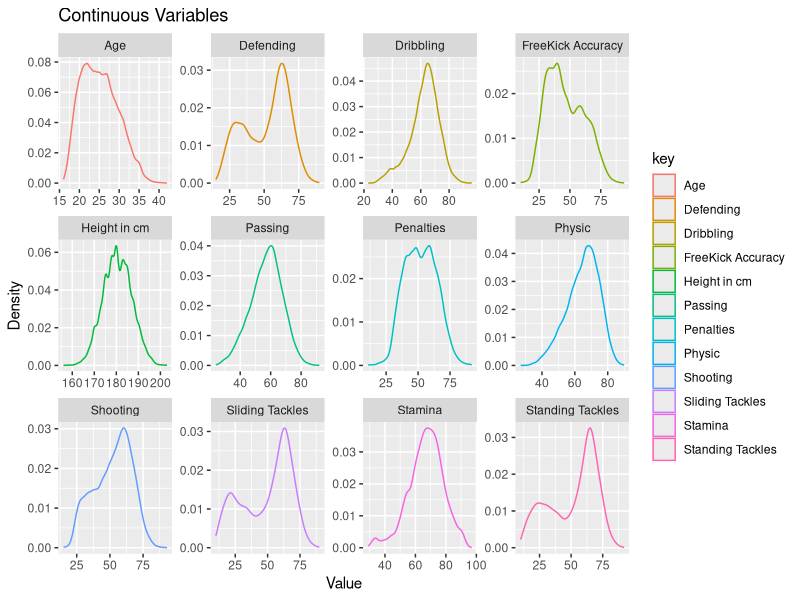
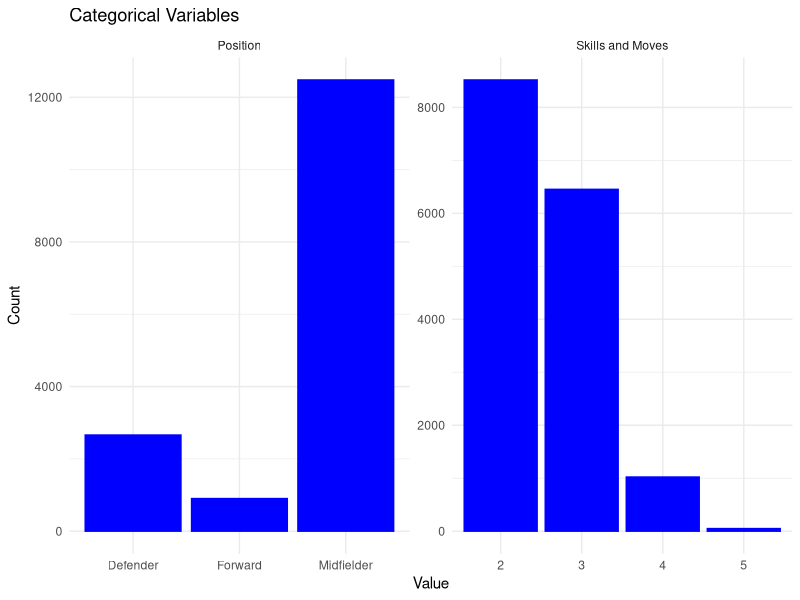
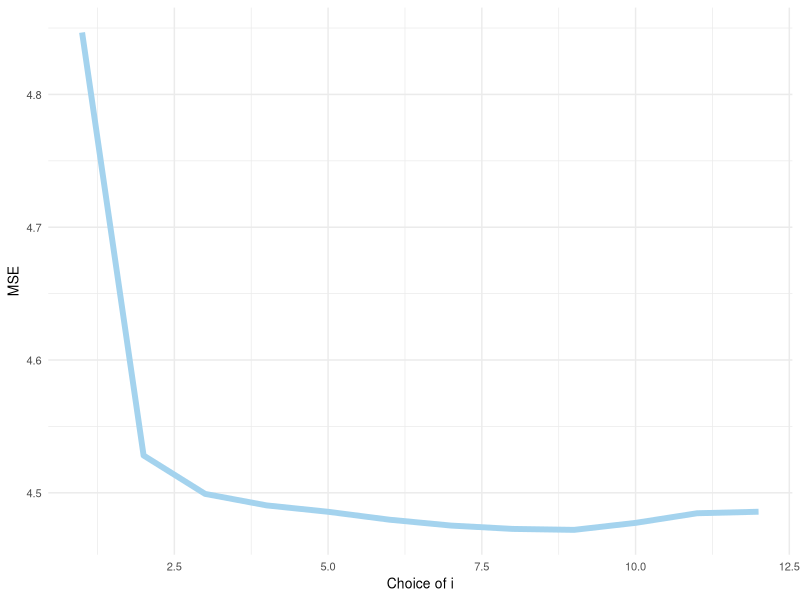
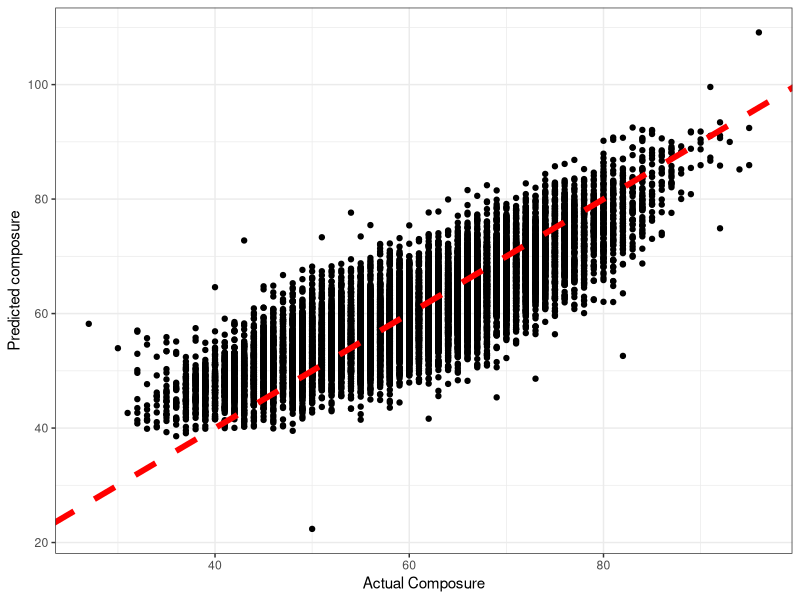
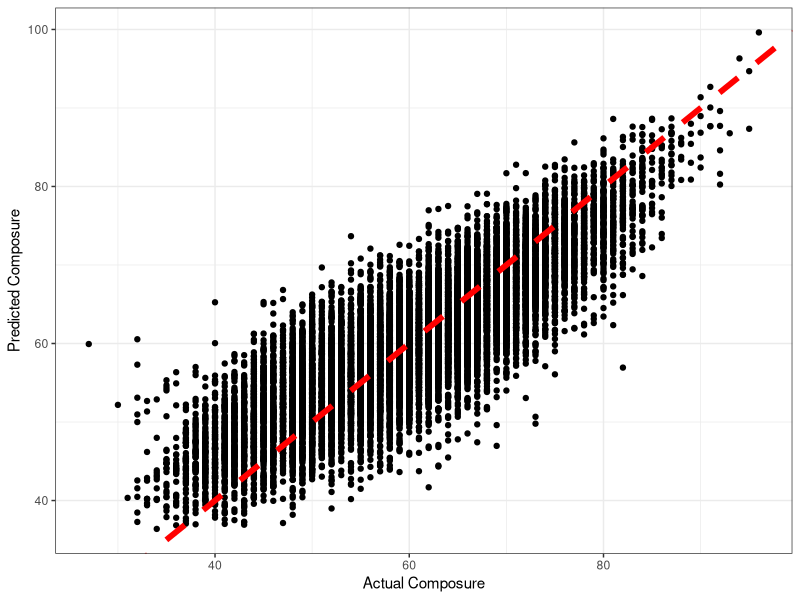
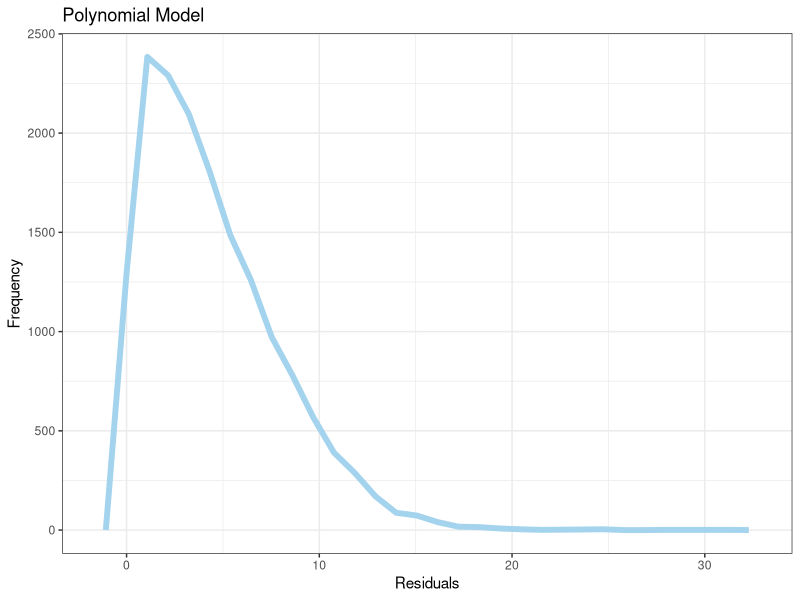
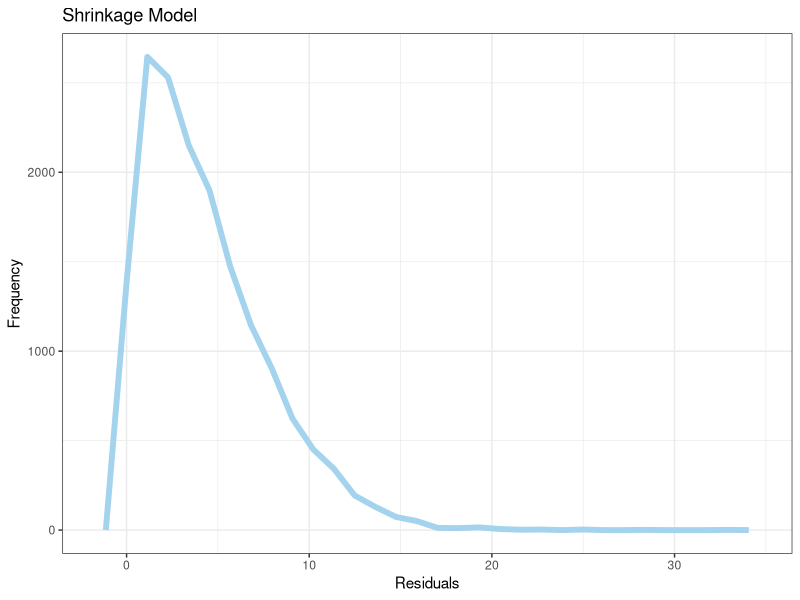
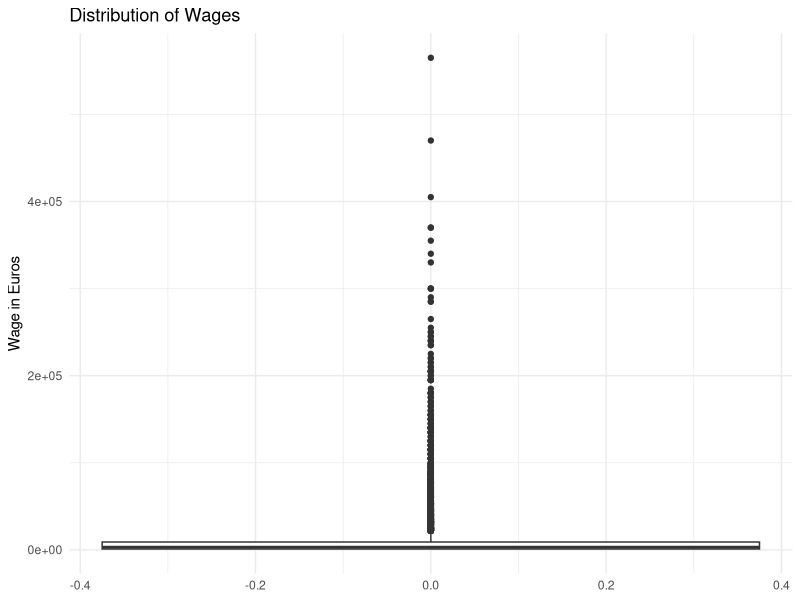

Here is the R script that generated these plots, in order:
## ---- chunk 1
knitr::opts_chunk$set(echo = TRUE)
library(tidyverse)
library(generics)
library(modelr)   	#Helpful Functions in Modeling
library(xtable)
library(purrr)
library(broom)
library(class)
library(kableExtra)
library(readr)
library(tidyr)
library(glmnet)
library(tibble)

## ---- chunk 2
FIFA_20 <- read_csv("FIFA_20.csv")
table<-FIFA_20
#table
tablehead<-table%>% select(name,position,age,height_cm,shooting,passing,dribbling,defending,physic,fk_accuracy,stamina,penalties,standing_tackle,sliding_tackle,skill_moves)%>%
  rename(Age=age, "Height in cm"="height_cm",Shooting=shooting, Passing=passing, Dribbling=dribbling, Defending=defending, Physic=physic, "FreeKick Accuracy"=fk_accuracy, Stamina=stamina, Penalties=penalties, "Standing Tackles"="standing_tackle","Sliding Tackles"="sliding_tackle","Skills and Moves"="skill_moves", Position=position)

tablehead2<-head(tablehead)

kbl(tablehead2) %>%
  kable_styling(bootstrap_options = "striped", font_size = 7)
## ---- chunk 3
#table
graphss<- table %>%
  select(age,height_cm,shooting,passing,dribbling,defending,physic,fk_accuracy,stamina,penalties,standing_tackle,sliding_tackle)%>%
  rename(Age=age, "Height in cm"="height_cm",Shooting=shooting, Passing=passing, Dribbling=dribbling, Defending=defending, Physic=physic, "FreeKick Accuracy"=fk_accuracy, Stamina=stamina, Penalties=penalties, "Standing Tackles"="standing_tackle","Sliding Tackles"="sliding_tackle")%>%
  keep(is.numeric)%>%
  gather()%>%
  ggplot(aes(value, color= key))+
	geom_density()+xlab("Value")+ylab("Density")+ggtitle("Continuous Variables")
#graphss


graphssf<- table %>%
  select(age,height_cm,shooting,passing,dribbling,defending,physic,fk_accuracy,stamina,penalties,standing_tackle,sliding_tackle)%>%
  rename(Age=age, "Height in cm"="height_cm",Shooting=shooting, Passing=passing, Dribbling=dribbling, Defending=defending, Physic=physic, "FreeKick Accuracy"=fk_accuracy, Stamina=stamina, Penalties=penalties, "Standing Tackles"="standing_tackle","Sliding Tackles"="sliding_tackle")%>%
  keep(is.numeric)%>%
  gather()%>%
  ggplot(aes(value, color= key))+facet_wrap(~ key, scales = "free") +
	geom_density()+xlab("Value")+ylab("Density")+ggtitle("Continuous Variables")
graphssf

graphscat<- table%>%
  select(skill_moves, position)%>%
  rename("Skills and Moves"="skill_moves", Position=position)%>%
  gather()%>%
  ggplot(aes(value))+facet_wrap(~ key, scales = "free") +
	geom_bar(color ="blue", fill="blue")+ theme_minimal()+xlab("Value")+ylab("Count")+ggtitle("Categorical Variables")

graphscat
 
## ---- chunk 4
table<-read.csv("FIFA_20.csv")
## ---- chunk 5
table2<-table%>%select("age":"sliding_tackle")
mod1=lm(composure~.,data=table2)
## ---- chunk 6
table3<-table2%>%select(-composure)
summary(mod1)
colnames(table3)[summary(mod1)$coefficients[-1,4]<0.01]


table3=table3%>%select(age,height_cm,shooting,passing,dribbling,defending,physic,fk_accuracy,stamina,penalties,standing_tackle,sliding_tackle)
table3=cbind(table3,composure=table2$composure)

## ---- chunk 7
mod<-function(data,i){
  mod1=lm(composure~poly(age,i)+poly(height_cm,i)+poly(shooting,i)+poly(passing,i)+poly(dribbling,i)+poly(defending,i)+poly(physic,i)+poly(fk_accuracy,i)+poly(stamina,i)+poly(penalties,i)+poly(standing_tackle,i)+poly(sliding_tackle,i),data=data)
  return (mod1)
}

table4=table3%>%crossv_kfold(10)

result<-table4%>%mutate(tr.model=map(train,mod,i=1))%>%
  mutate(predict=map2(test,tr.model,~augment(.y,newdata=.x)))%>%
  select(predict)%>%unnest(cols=c(predict))

rmse<-function(x,y){
  resid=x-y
  mse=mean(resid^2,na.rm=T)
  rmse=sqrt(mse)
  return(rmse)
}

mse<-function(x,y){
  resid=x-y
  mse=mean(resid^2,na.rm=T)
  return(mse)
}


mae<-function(x,y){
  resid=x-y
  return(mean(abs(resid)))
}


bias.func=function(x,y){
  res=x-y
  bias=mean(res,na.rm=T)
  return(bias)
}
## ---- chunk 8
array=rep(NA,12)
for (i in 1:12){
  result<-table4%>%mutate(tr.model=map(train,mod,i=i))%>%
  mutate(predict=map2(test,tr.model,~augment(.y,newdata=.x)))%>%
  select(predict)%>%unnest(cols=c(predict))
  array[i]=mae(result$composure,result$.fitted)
}
## ---- chunk 9
min_i=which.min(array)
#min_i
ggplot(tibble(array))+geom_line(aes(1:12,array),color="lightskyblue2",size=2)+
  theme_minimal() +
  xlab("Choice of i") +
  ylab("MSE") +
  theme(text=element_text(size=10))
## ---- chunk 10
result<-table4%>%mutate(tr.model=map(train,mod,i=min_i))%>%
  mutate(predict=map2(test,tr.model,~augment(.y,newdata=.x)))%>%
  select(predict)%>%unnest(cols=c(predict))
result
## ---- chunk 11
table5=cbind(name=table$name,nation=table$nationality,club=table$club,table3,pred_composure=result$.fitted)
## ---- chunk 12
head(table5)
table5=table5%>%mutate(resid=pred_composure-composure)
## ---- chunk 13
DATA2<-table%>%select("age":"sliding_tackle")
y= DATA2$composure
X=model_matrix(DATA2,composure~.*.)[,-1]
var.names=names(X)
dim(X)
head(X)
## ---- chunk 14
set.seed(216)
cvmod.0=cv.glmnet(y=y,x=as.matrix(X),alpha=0)
set.seed(216)
cvmod.25=cv.glmnet(y=y,x=as.matrix(X),alpha=0.25)
set.seed(216)
cvmod.5=cv.glmnet(y=y,x=as.matrix(X),alpha=0.5)
set.seed(216)
cvmod.75=cv.glmnet(y=y,x=as.matrix(X),alpha=0.75)
set.seed(216)
cvmod.1=cv.glmnet(y=y,x=as.matrix(X),alpha=1)
cvmod.0
CV.0.ERROR=cvmod.0$cvm[which(cvmod.0$lambda==cvmod.0$lambda.1se)]
CV.25.ERROR=cvmod.25$cvm[which(cvmod.25$lambda==cvmod.25$lambda.1se)]
CV.5.ERROR=cvmod.5$cvm[which(cvmod.5$lambda==cvmod.5$lambda.1se)]
CV.75.ERROR=cvmod.75$cvm[which(cvmod.75$lambda==cvmod.75$lambda.1se)]
CV.1.ERROR=cvmod.1$cvm[which(cvmod.1$lambda==cvmod.1$lambda.1se)]

MOD.RESULT=tibble(alpha=c(0,0.25,0.5,0.75,1),
              	lambda=c(cvmod.0$lambda.1se,cvmod.25$lambda.1se,
                       	cvmod.5$lambda.1se,cvmod.75$lambda.1se,
                       	cvmod.1$lambda.1se),
              	CV.Error=c(CV.0.ERROR,CV.25.ERROR,CV.5.ERROR,
                         	CV.75.ERROR,CV.1.ERROR))
print(MOD.RESULT)
## ---- chunk 15
best.alpha=MOD.RESULT$alpha[which.min(MOD.RESULT$CV.Error)]
best.lambda=MOD.RESULT$lambda[which.min(MOD.RESULT$CV.Error)]

best.mod=glmnet(y=y,x=as.matrix(X),nlambda=1,lambda=best.lambda,alpha=best.alpha)
best.coef=as.tibble(as.matrix(coef(best.mod)))
best.coef2=best.coef %>%
          	mutate(Parameter=c("Intercept",var.names)) %>%
          	rename(Estimate=s0) %>%
          	select(Parameter,Estimate)
nonzero.best.coef=best.coef2 %>%
                	filter(Estimate!=0)
print(nonzero.best.coef,n=1e3)



DATA2$composure.pred=predict(best.mod,newx=as.matrix(X))




## ---- chunk 16
ggplot(result,aes(composure,.fitted))+geom_point()+geom_abline(slope=1,intercept=0,size=2,color="red",linetype="dashed")+ylab("Predicted composure")+theme_bw()+xlab("Actual Composure")

ggplot(DATA2) +
  geom_point(aes(x=composure,y=composure.pred)) +
  geom_abline(intercept=0,slope=1,linetype="dashed",size=2,color="red") +
  theme_bw() +
  ylab("Predicted Composure") +
  xlab("Actual Composure")



## ---- chunk 17
ggplot(result,aes(abs(.fitted-composure)))+geom_freqpoly(color="lightskyblue2",size=2)+theme_bw()+ylab("Frequency")+xlab("Residuals")+ggtitle("Polynomial Model")

ggplot(DATA2) +
  geom_freqpoly(aes(x=abs(composure.pred-composure)),color="lightskyblue2",size=2) +
  theme_bw() +
  xlab("Residuals") +
  ylab("Frequency")+ggtitle("Shrinkage Model")


## ---- chunk 18
rmsetable<-matrix(c(5.64,5.49,4.47,4.33), ncol=2, byrow=TRUE)
colnames(rmsetable)<-c("Polynomial Model","Shrinkage Model")
rownames(rmsetable)<-c("RMSE", "MAE")
kbl(rmsetable) %>%
  kable_styling(bootstrap_options = "striped", font_size = 7)

#tibble2<-data.frame(Polynomial_Model=c(round(rmse(result$composure,result$.fitted),2),                    	round(mae(result$composure,result$.fitted),2)),                   	Shrinkage_Model=c(round(rmse(DATA2$composure,DATA2$composure.pred),2),round(mae(DATA2$composure,DATA2$composure.pred),2)))
#rownames(tibble2)=c("RMSE","MAE")
#tibble2
## ---- chunk 19
ggplot(data=table)+geom_boxplot(aes(y=wage_eur))+ theme_minimal()+ylab("Wage in Euros")+ ggtitle("Distribution of Wages")
## ---- chunk 20
table2x<-table %>% select(wage_eur,work_rate,position,skill_moves,shooting,defending,fk_accuracy)
mod1x=lm(wage_eur~position+factor(skill_moves)+shooting+defending,data=table2x)
## ---- chunk 21
table3x<-table2x%>%select(-wage_eur)
#summary(mod1x)
#colnames(table3x)[summary(mod1x)$coefficients[-1,4]<0.01]


table3x=table3x%>%select(work_rate,position,skill_moves,shooting,defending,fk_accuracy)
table3x=cbind(table3x,wage_eur=table2x$wage_eur)
#table3x

rmse<-function(x,y){
  resid=x-y
  mse=mean(resid^2,na.rm=T)
  rmse=sqrt(mse)
  return(rmse)
}

mse<-function(x,y){
  resid=x-y
  mse=mean(resid^2,na.rm=T)
  return(mse)}

mae<-function(x,y){
  resid=x-y
  return(mean(abs(resid)))
}
## ---- chunk 22

set.seed(101) # Set Seed so that same sample can be reproduced in future also

sample.game <- sample.int(n = nrow(table), size = floor(.80*nrow(table)), replace = F)
trainx <- table[sample.game, ]
testx  <- table[-sample.game, ]

modellin<-lm(wage_eur~position+factor(skill_moves)+shooting+defending+ position*shooting+position*defending,data=trainx)
#summary(modellin)


tablexxxx<- testx%>% mutate(predlinw=predict(modellin,testx))


#rmse(testx$wage_eur,tablexxxx$predlinw)
#mse(testx$wage_eur,tablexxxx$predlinw)
#mae(testx$wage_eur,tablexxxx$predlinw)
## ---- chunk 23

  modelinx=lm(wage_eur~position+factor(skill_moves)+shooting+defending+ position*shooting+position*defending+factor(skill_moves)*position+ factor(skill_moves)*defending+factor(skill_moves)*shooting,data=trainx)
 
#summary(modelinx)

tablexxxx<- testx%>% mutate(predlin=predict(modelinx,testx))


#rmse(testx$wage_eur,tablexxxx$predlin)
#mse(testx$wage_eur,tablexxxx$predlin)
#mae(testx$wage_eur,tablexxxx$predlin)
## ---- chunk 24
modx<-function(data,i){
 mod1x=lm(wage_eur~(position)+factor(skill_moves)+poly(shooting,i)+poly(defending,i), data=data)
  return (mod1x)
}

table4x=table3x%>%crossv_kfold(10)

resultx<-table4x%>%mutate(tr.modelx=map(train,modx,i=1))%>%
  mutate(predict=map2(test,tr.modelx,~augment(.y,newdata=.x)))%>%
  select(predict)%>%unnest(cols=c(predict))


## ---- chunk 25
arrayx=rep(NA,12)
for (i in 1:12){
  resultx<-table4x%>%mutate(tr.modelx=map(train,modx,i=i))%>%
  mutate(predictx=map2(test,tr.modelx,~augment(.y,newdata=.x)))%>%
  select(predictx)%>%unnest(cols=c(predictx))
  arrayx[i]=mae(table2x$wage_eur,resultx$.fitted)
}

## ---- chunk 26
min_ix=which.min(arrayx)
#min_ix
#min(arrayx)
ggplot(tibble(arrayx))+geom_line(aes(1:12,arrayx),color="lightskyblue2",size=2)+
  theme_minimal() +
  xlab("Choice of i") +
  ylab("MAE") +
  theme(text=element_text(size=10))
 



## ---- chunk 27
resultx<-table4x%>%mutate(tr.modelx=map(train,modx,i=min_ix))%>%
  mutate(predictx=map2(test,tr.modelx,~augment(.y,newdata=.x)))%>%
  select(predictx)%>%unnest(cols=c(predictx))
## ---- chunk 28
table5x=cbind(name=table$name,nation=table$nationality,club=table$club,table3x,pred_income=resultx$.fitted)
## ---- chunk 29
#head(table5x)
table5x=table5x%>%mutate(resid=wage_eur-pred_income)

## ---- chunk 30
#ggplot(table5x,aes(x=wage_eur,y=resid))+geom_point()+geom_abline(slope=0, color="black")+theme_minimal()+ylab("residuals")+xlab("Wage in Euros")#ylim(c(-50,50))
ggplot(table5x,aes(x=wage_eur,y=pred_income))+geom_point()+geom_abline(slope=1,intercept=0)+xlab("Wage in Euros")+ylab("Predicted Wage")


mse(table2x$wage_eur,table5x$pred_income)
## ---- chunk 31
rmsetable2<-matrix(c(17514.57,16805.08,25153.22,8868.928, 8222.876,12590.38), ncol=3, byrow=TRUE)
colnames(rmsetable2)<-c("Linear Model","Linear Model with Interaction","Polynomial Model")
rownames(rmsetable2)<-c("RMSE", "MAE")

kbl(rmsetable2) %>%
  kable_styling(bootstrap_options = "striped", font_size = 7)
